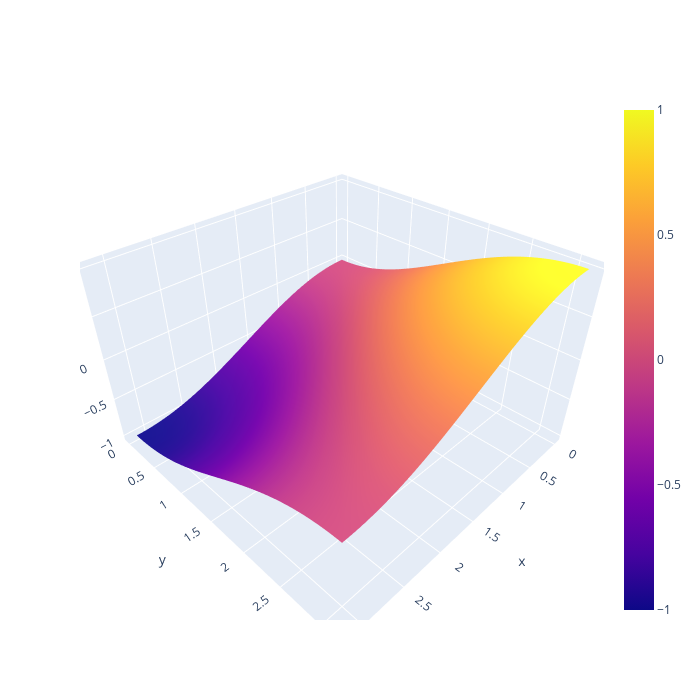

Notebook cell for this chart:
### Code cell
def get_positive_score(angle):
  return np.cos(angle) / 2 + 0.5

def get_negative_score(angle):
  return np.cos(angle) / 2 + 0.5
  
plot(get_positive_score(pa.reshape(1, -1)) - get_negative_score(pb.reshape(-1, 1)))
